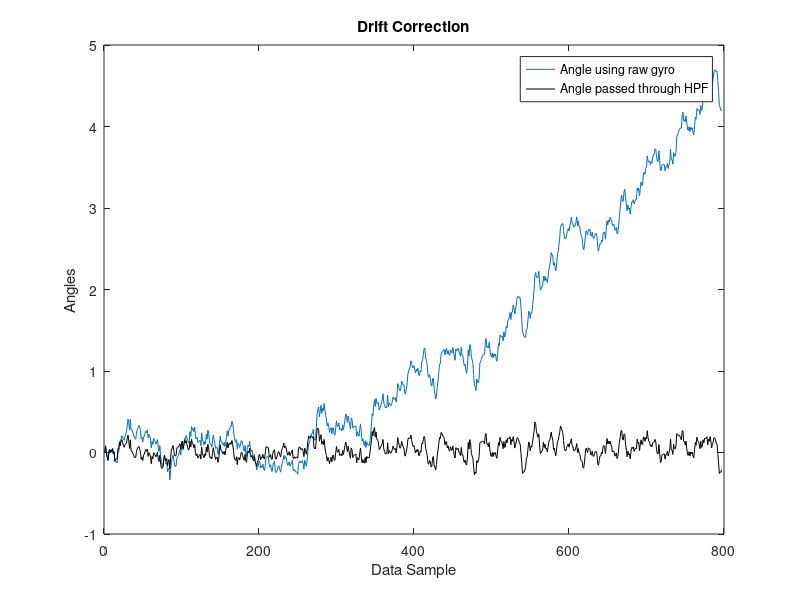

Recreate this plot in MATLAB.
clear all; close all;

%%%%% Data read from the file %%%%%
data=xlsread('dataa.csv');
accx=data(:,1);
accy=data(:,2);
accz=data(:,3);

%calibration stage%
gyrox=data(:,4);
gyroy=data(:,5);
gyroz=data(:,6);

% data=xlsread('DATA.csv');
% accx=data(:,2);
% accy=data(:,3);
% accz=data(:,4);
% 
% %calibration stage%
% gyrox=data(:,5);
% gyroy=data(:,6);
% gyroz=data(:,7);

% clculate mean bias value %
meangyrox = sum(gyrox(1:100))/100;
meangyroy = sum(gyroy(1:100))/100;
meangyroz = sum(gyroz(1:100))/100;

% true value = measured - Mean baised value%
gyroy = gyroy-meangyroy;
%sampling rate%
Ts=1/200;   %delta t from the Data rate

%compute drift in a loop%
angy(1)=0;
for i=1:length(gyroy)
    if i< length(gyroy)
        angy(i+1) = angy(i) + gyroy(i+1)*Ts; %integrationg the gyroscope
    end
end

% plotting angles value from Gyroscope
plot(angy, '-');
hold on;
anggyr = angy;


%%%Filter Coefficient%%%
%fc is cutoff frequency
%fc = 1/(2*pi*RC);
%tau = RC - 1/(2*pi*fc);
%alphp = tau/(tau + Ts);
alphp = 0.8641;

%%%pass the signal from High Pass Filter %%%
anggyryhp(1) = 0;
for i=2:length(gyrox)
    anggyryhp(i)= (alphp*anggyryhp(i-1) + alphp*(anggyr(i)-anggyr(i-1)));
end

%%plot High Pass Filter %%%
hold on;
plot(anggyryhp, 'k-');
legend('Angle using raw gyro','Angle passed through HPF');
xlabel('Data Sample');
ylabel('Angles');
title('Drift Correction');
